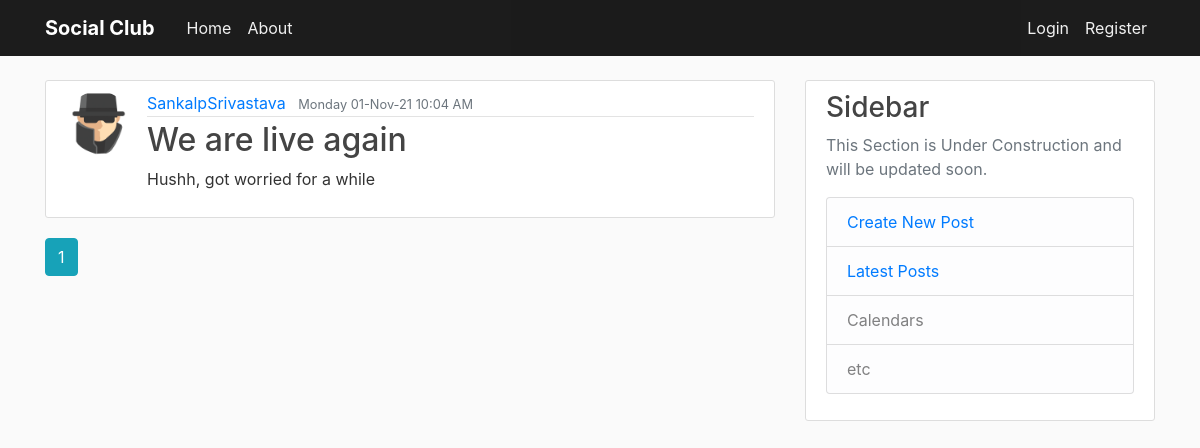
The page /home on the database its author committed.
### flaskblog/models.py (models this page shows, shortened)
class Post(db.Model):
    id = db.Column(db.Integer, primary_key=True)
    title = db.Column(db.String(100), nullable=False)
    date_posted = db.Column(db.DateTime, nullable=False,
                            default=datetime.utcnow)
    content = db.Column(db.Text, nullable=False)
    user_id = db.Column(db.Integer, db.ForeignKey('user.id'), nullable=False)
    post_edited = db.Column(db.Boolean,unique=False, default=False)

class User(db.Model,UserMixin):
    id = db.Column(db.Integer, primary_key=True)
    username = db.Column(db.String(20), unique=True, nullable=False)
    email = db.Column(db.String(120), unique=True, nullable=False)
    image_file = db.Column(db.String(20), nullable=False,
                           default='default.jpg')
    password = db.Column(db.String(60), nullable=False)
    date_of_join = db.Column(db.DateTime,default=datetime.utcnow())
    posts = db.relationship('Post', backref='author', lazy=True)

### flaskblog/main/routes.py (the view)
@main.route("/")
@main.route("/home")
def home():
    page = request.args.get('page',1,type=int)
    posts = Post.query.order_by(Post.date_posted.desc()).paginate(page = page ,per_page=5)
    return render_template('home.html', posts=posts,timezone=timezone)

### flaskblog/templates/home.html
{% extends "layout.html" %}
{% block content %}
{% for post in posts.items%}
<article class="media content-section">
  <a href ="{{url_for('users.user_posts',username=post.author.username)}}">
    <img alt="{{post.author.username}} Photo" class ="rounded-circle article-img" src ="{{url_for('static',filename='profile_pics/'+post.author.image_file)}}"></img></a>
    <div class="media-body">
        <div class="article-metadata">
            <a class="mr-2" href="{{url_for('users.user_posts',username=post.author.username)}}">{{ post.author.username }}</a>
            {%if post.post_edited %}
            <small class="text-muted">{{ post.date_posted.replace(tzinfo=timezone.utc).astimezone(tz=None).strftime('%A %d-%b-%y %I:%M %p') }} (Edited)</small>
            {%else%}
            <small class="text-muted">{{ post.date_posted.replace(tzinfo=timezone.utc).astimezone(tz=None).strftime('%A %d-%b-%y %I:%M %p') }}</small>
            {%endif%}
        </div>
        <h2><a class="article-title" href="{{url_for('posts.post',post_id=post.id)}}">{{ post.title }}</a></h2>
        <p class="article-content">{{ post.content }}</p>
    </div>
</article>
{% endfor %}
{% for page_num in posts.iter_pages(left_edge=1, right_edge=1, left_current=1, right_current=2) %}
  {% if page_num %}
    {% if posts.page == page_num %}
      <a class="btn btn-info mb-4" href="{{ url_for('main.home', page=page_num) }}">{{ page_num }}</a>
    {% else %}
      <a class="btn btn-outline-info mb-4" href="{{ url_for('main.home', page=page_num) }}">{{ page_num }}</a>
    {% endif %}
  {% else %}
    ...
  {% endif %}
{% endfor %}
{% endblock content %}

### flaskblog/static/main.css (style rules this page uses)
body { background: #fafafa; color: #333333; margin-top: 5rem; }
h1, h2, h3, h4, h5, h6 { color: #444444; }
.content-section { background: #ffffff; padding: 10px 20px; border: 1px solid #dddddd; border-radius: 3px; margin-bottom: 20px; }
.article-title { color: #444444; }
.article-content { white-space: pre-line; }
.article-img { height: 65px; width: 65px; margin-right: 16px; }
.article-metadata { padding-bottom: 1px; margin-bottom: 4px; border-bottom: 1px solid #e3e3e3 }

### rows shown on the page
Post: image_file (placeholder picture), author.username "SankalpSrivastava", date_posted.replace "Monday 01-Nov-21 10:04 AM", title "We are live again", content "Hushh, got worried for a while"

### other values the page prints
{{ page_num }} "1"
